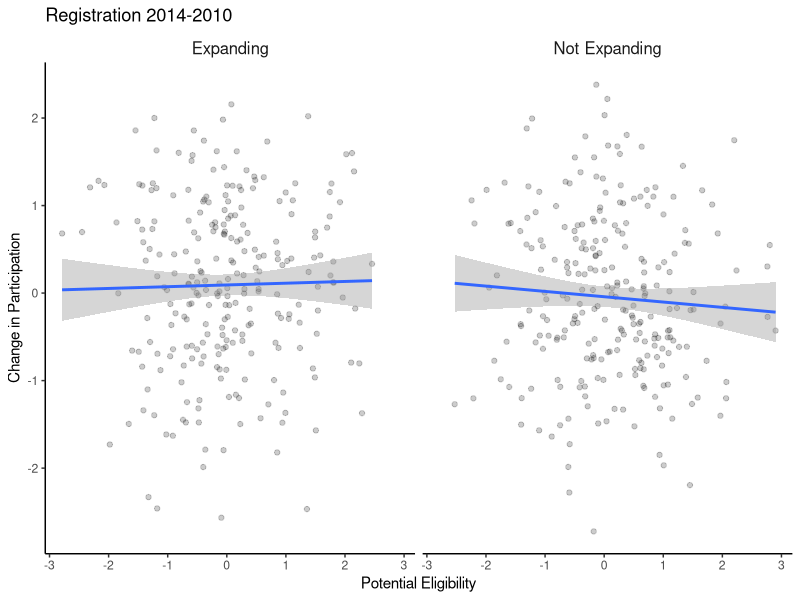
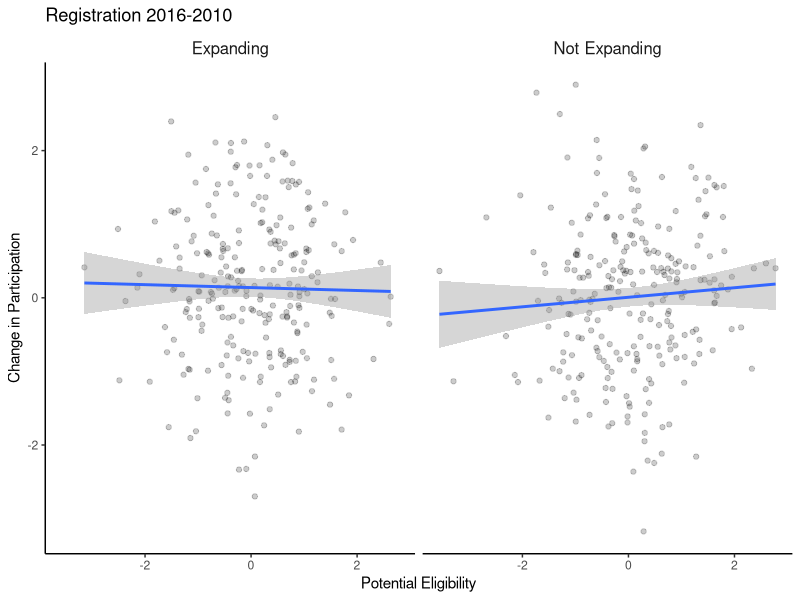
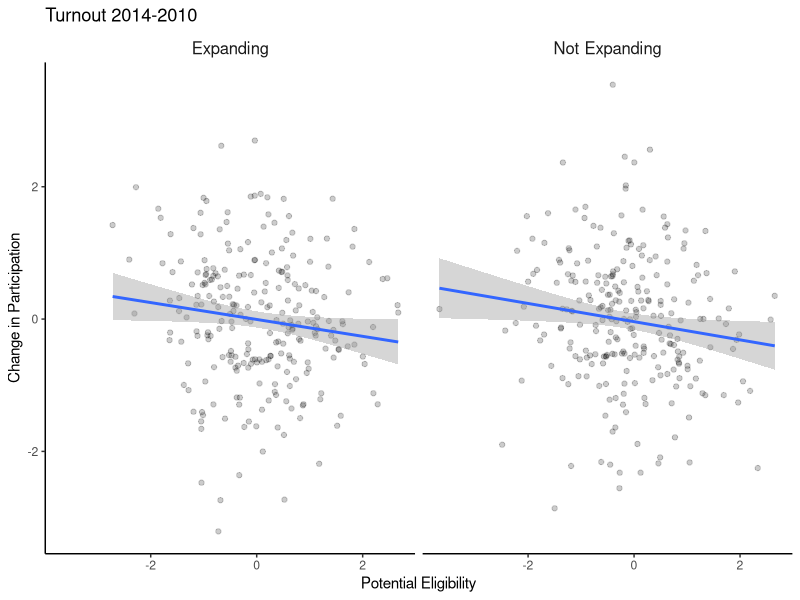
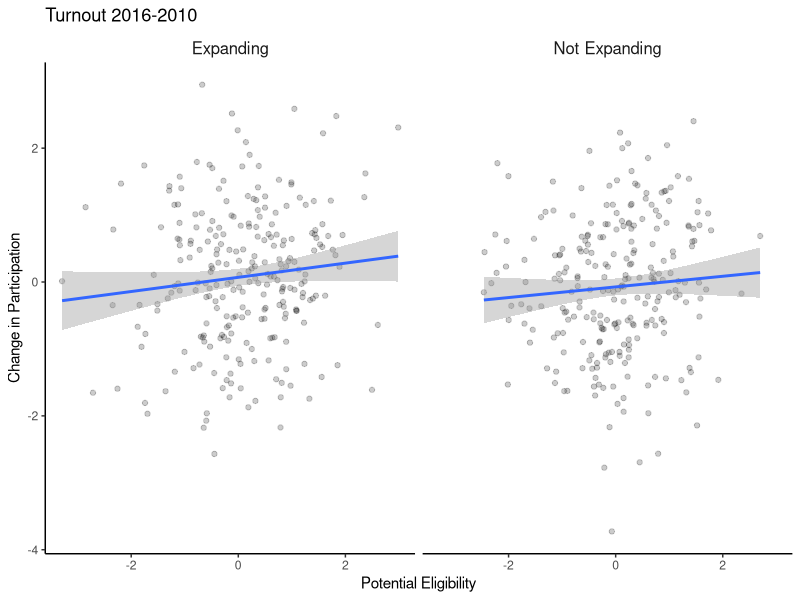
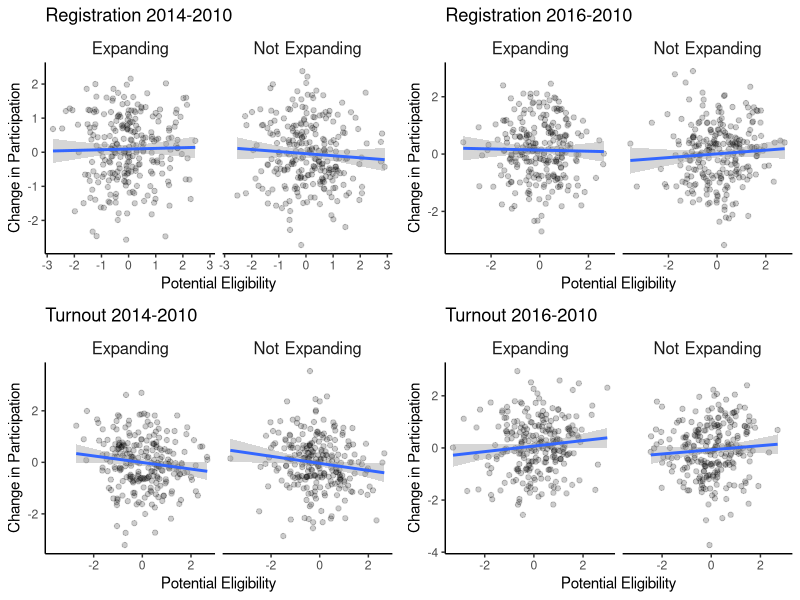

Generate these figures, in order, with R:
# Scatter plot, multipanel with trendline

# CLINTON, J. D., & SANCES, M. W. (2018). The politics of policy:
#   The initial mass political effects of medicaid
#   expansion in the states. The American Political Science Review, 112(1), 176.
#   doi:10.1017/S0003055417000430

# Data: Generated

library(ggplot2)
library(magrittr)
library(gridExtra)
output_dir = "output"
total = 2000
# Generate dataset
df <- data.frame(
      x = rep(0,total),
      y = rep(0,total),
      g = rep(0,total))

for (i in 1:total){
  df$x[i] = rnorm(1)
  df$y[i] = rnorm(1)
  df$g[i] = ifelse(floor((i-1)/(total/8))%%2, "Expanding", "Not Expanding")
}

titles = c("Registration 2014-2010",
           "Registration 2016-2010",
           "Turnout 2014-2010",
           "Turnout 2016-2010")

# Plot function

plot <- function(df){
  p = list()
  for (i in 1:4) {
    tmp <- ggplot(df[seq((i-1)*total/4+1,(i)*total/4,1),], aes(x,y)) +
      geom_point(alpha=.2) +
      geom_smooth(method = "lm") +
      theme_bw() +
      ggtitle(label = titles[i]) +
      labs(
        y = "Change in Participation",
        x = "Potential Eligibility"
      ) +
      theme(
        panel.grid.major = element_blank(),
        panel.grid.minor = element_blank(),
        strip.background = element_rect(fill = NA, color = NA),
        strip.text = element_text(size= 12),
        axis.line = element_line(size=0.5),
        panel.border=element_blank()
      ) +
      facet_wrap(~g, nrow = 1)

    p = c(p,list(tmp))
  }
  return(list(plots=p,num=4))
}
output <- plot(df)

# Save individual panels
for(i in 1:4) {
  ggsave(path=output_dir, filename=paste("Scatter Plot APSR 2", LETTERS[i], ".png", sep=""), output$plots[[i]], width=8, height=6)
}


# Save combined panels
ggsave(path=output_dir, filename="Scatter Plot APSR 2Combined.png", grid.arrange(grobs = output$plots), width=8, height=6)

# Save as example
# ggsave(path="src/relationship", filename="Scatter Plot APSR 2Combined.png", grid.arrange(grobs = output$plots), width=8, height=6)
